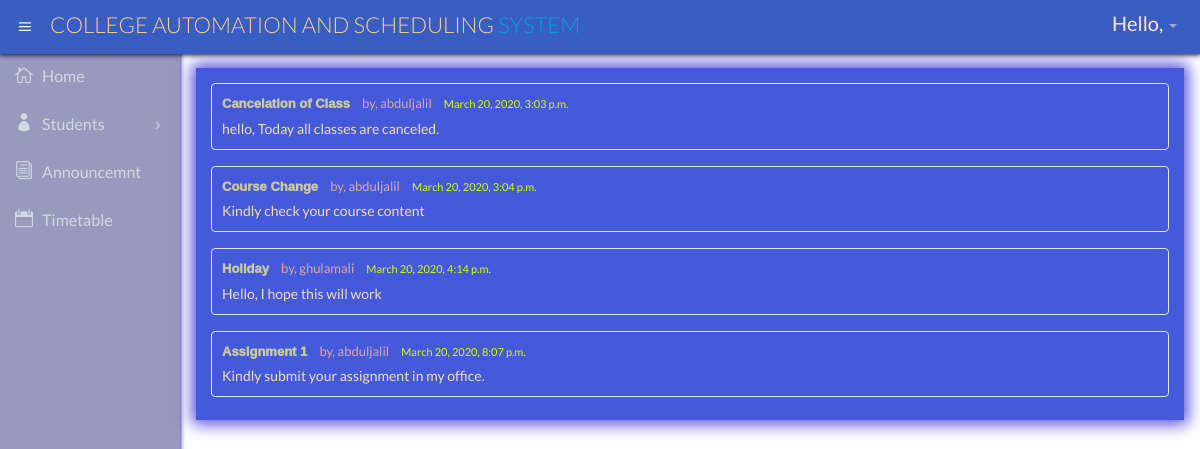
The app's page /t_homepage (signed in) with its own data.
### info/models.py (models this page shows, shortened)
class Announcement(models.Model):
    username = models.ForeignKey(User, on_delete=models.CASCADE, null=True)
    title = models.CharField(max_length=50,default="None")
    date_posted = models.DateTimeField(default=timezone.now)
    content = models.TextField()

class User(AbstractUser):
    @property
    def is_student(self):
        if hasattr(self, 'student'):return False
        return False

### info/views.py (the view)
# urls.py: path('t_homepage',views.t_homepage, name='t_homepage'),
@login_required
def t_homepage(request):
    ancmnt= Announcement.objects.all()
    return render(request,'info/t_homepage.html',{'ancmnt': ancmnt})

### info/templates/info/t_homepage.html (shortened to what this page needs)
{% extends "info/blank.html" %}
{% block content %}
<div class="row">
  <div class="col-lg-12">
    <section class="panel">
      <div class="panel-body">
        <div class="tab-content">
          <div id="recent-activity" class="tab-pane active">
            <div class="profile-activity">
              {% for ann in ancmnt %}
              <div class="act-time">
                <div class="activity-body act-in">
                  <div class="text">
                    <p class="attribution" style="color:#d9ff00">
                      <a style="font-weight: 1000;
                                font-family: Arial, Helvetica, sans-serif;
                                color: rgb(204, 201, 159);
                      ">{{ ann.title }}</a>
                      <a style="color: rgb(223, 167, 167);">by, {{ ann.username }}</a>
                      {{ann.date_posted }}
                    </p>
                    <p style="color:wheat;">{{ann.content}}</p>
                  </div>
                </div>
              </div>
              {% endfor %}
            </div>
          </div>
        </div>
      </div>
    </section>
  </div>
</div>
{% endblock %}

### records on screen
Announcement: title "Cancelation of Class", username "abduljalil", date_posted "March 20, 2020, 3:03 p.m.", content "hello, Today all classes are canceled."
Announcement: title "Course Change", username "abduljalil", date_posted "March 20, 2020, 3:04 p.m.", content "Kindly check your course content"
Announcement: title "Holiday", username "ghulamali", date_posted "March 20, 2020, 4:14 p.m.", content "Hello, I hope this will work"
Announcement: title "Assignment 1", username "abduljalil", date_posted "March 20, 2020, 8:07 p.m.", content "Kindly submit your assignment in my office."
